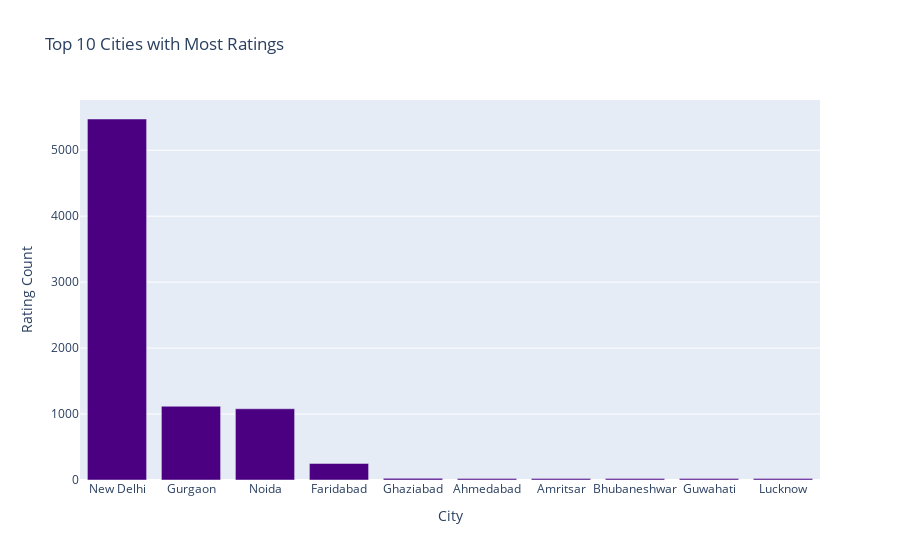

The code cell stored with this chart in its notebook:
### Code cell
# Grouping the data by city and calculating the count of ratings
city_rating_counts = df.groupby('city')['aggregate_rating'].count().reset_index()
city_rating_counts.columns = ['city', 'rating_count']

# Sort to get the top 10 cities with the most ratings
top_10_cities = city_rating_counts.sort_values(by='rating_count', ascending=False).head(10)

# Plotting the top 10 cities by rating count using Plotly
import plotly.graph_objects as go

fig = go.Figure([go.Bar(x=top_10_cities['city'], y=top_10_cities['rating_count'], marker_color='indigo')])
fig.update_layout(title="Top 10 Cities with Most Ratings", xaxis_title="City", yaxis_title="Rating Count")
fig.show()

### Figure 1 — Plotly figure (JSON) as saved in the notebook; plotly's stock layout.template omitted (floating-point values rounded to 4 significant figures)
{"data": [{"marker": {"color": "indigo"}, "type": "bar", "x": ["New Delhi", "Gurgaon", "Noida", "Faridabad", "Ghaziabad", "Ahmedabad", "Amritsar", "Bhubaneshwar", "Guwahati", "Lucknow"], "y": [5473, 1118, 1080, 251, 25, 21, 21, 21, 21, 21]}], "layout": {"title": {"text": "Top 10 Cities with Most Ratings"}, "xaxis": {"title": {"text": "City"}}, "yaxis": {"title": {"text": "Rating Count"}}}}
